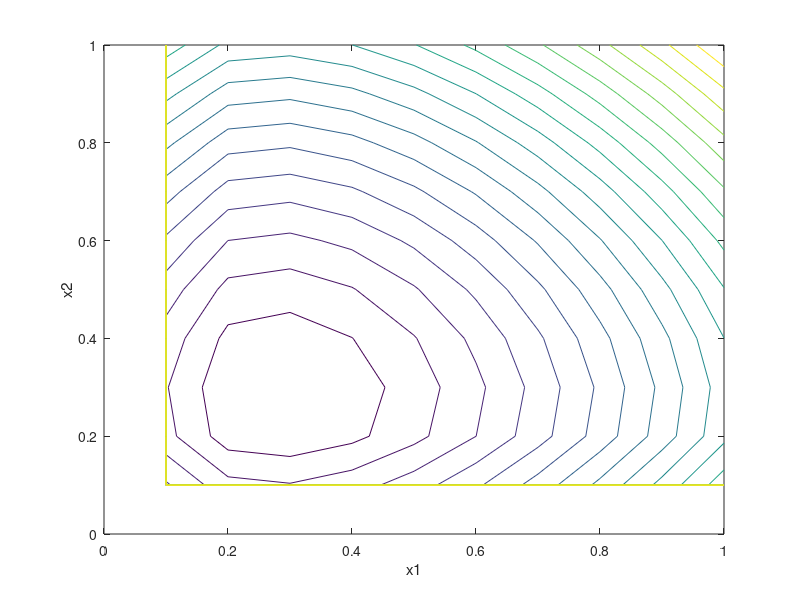

This chart was generated by the following MATLAB code:
% 例程 10.2  障碍函数的等高线
%  障碍函数的二维等高线绘制
v = 0:0.1:1;
[vx1, vx2] = meshgrid(v);
y = ((vx1 + 1).^2) + ((vx2 + 1).^2);
figure(1)
mhu = 0.7;
z = ((vx1 + 1).^2) + ((vx2 + 1).^2) - (mhu*log(vx1)) - (mhu*log(vx2));
contour(vx1, vx2, z, 20);
hold on;
xlabel('x1');  ylabel('x2');
